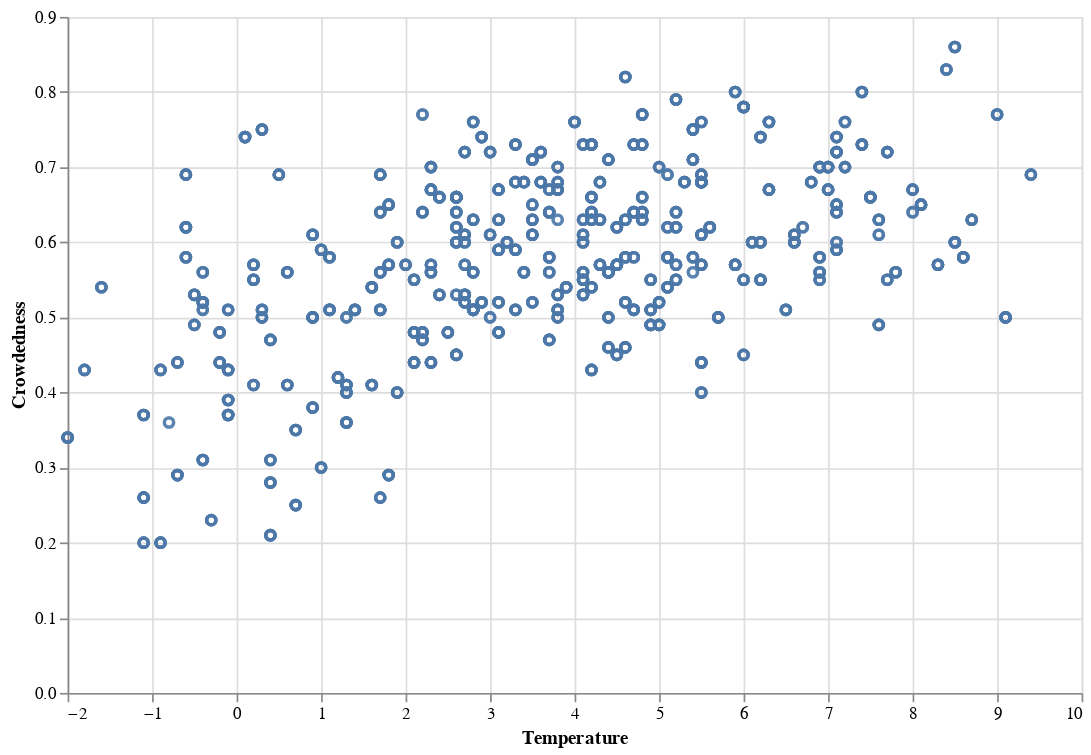

Write notebook code for a chart like this one.
### Markdown cell above
#### 3.5.1 Crowdedness vs Temperature in the Winter

### Code cell
winter_humidity_plot = alt.Chart(golf_winter_train).mark_point().encode(
    x=alt.X('Temperature').title('Temperature').scale(zero=False),
    y='Crowdedness',
).properties(width=600, height=400)

winter_humidity_plot

### Figure 1 — Vega-Lite specification as saved in the notebook (floating-point values rounded to 4 significant figures; data arrays with more than 128 entries replaced by an {"elided": "..."} marker saying what was removed)
{"config": {"view": {"continuousWidth": 300, "continuousHeight": 300}}, "data": {"name": "data-35af1f1d560153c1ea288eb1695f7021"}, "mark": {"type": "point"}, "encoding": {"x": {"field": "Temperature", "scale": {"zero": false}, "title": "Temperature", "type": "quantitative"}, "y": {"field": "Crowdedness", "type": "quantitative"}}, "height": 400, "width": 600, "$schema": "https://vega.github.io/schema/vega-lite/v5.15.1.json", "datasets": {"data-35af1f1d560153c1ea288eb1695f7021": {"elided": "1401 records"}}}
